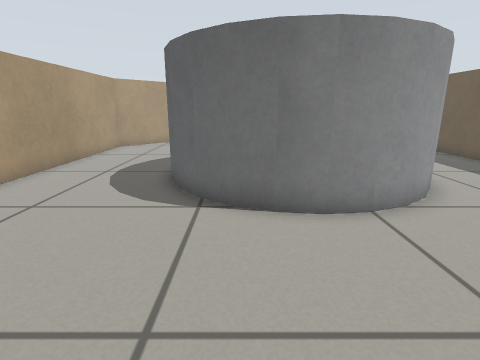
View 1 (above)

15 first-person views from a walk through a robot-simulator world made for Gazebo. The camera is 0.57 m above the floor, tilts 14° down and sees 80° across. The floor is counted in squares, 0.25 m on a side. Each view is taken from the middle of a square. On the plan, view 1 faces up. The plan holds only what a view shows up to about 18 squares ahead; the rest is blank. Robots are left out.

View 2
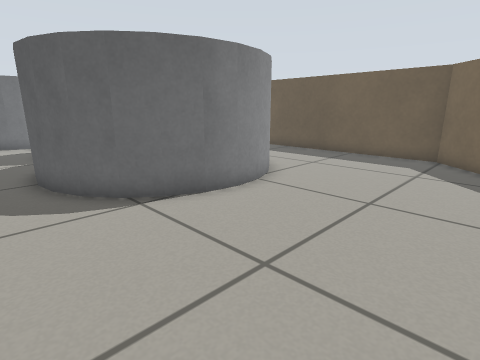

View 3
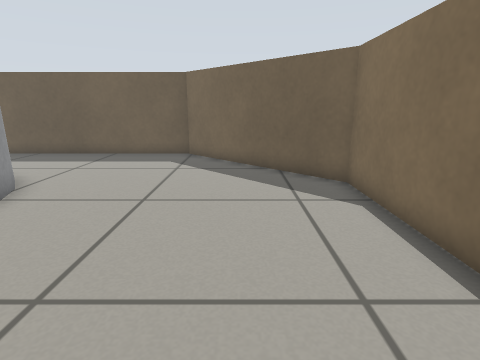

View 4
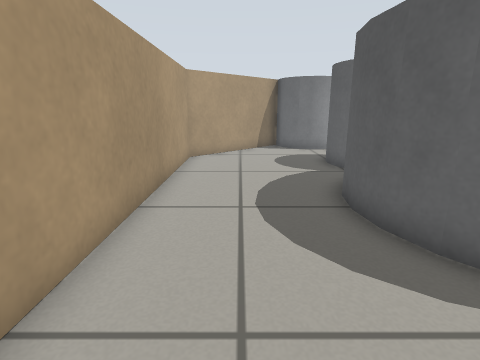

View 5
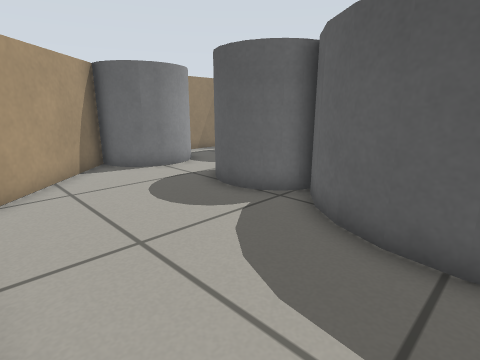

View 6
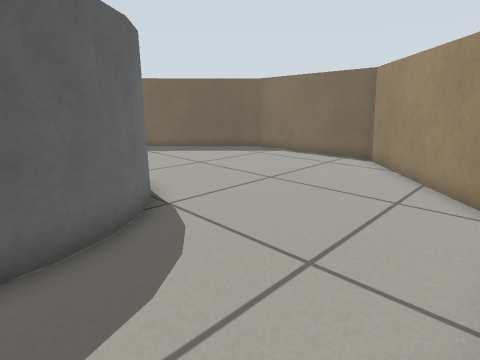

View 7
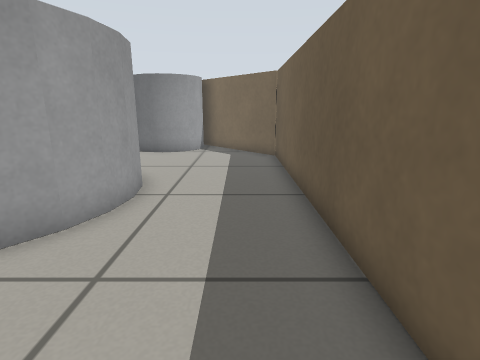

View 8
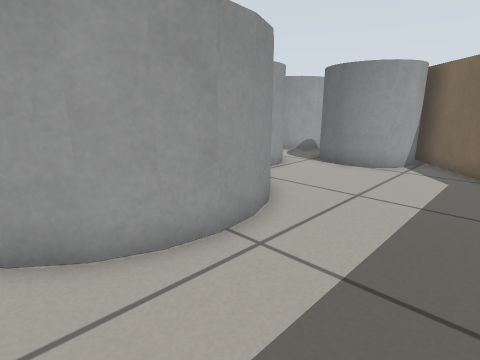

View 9
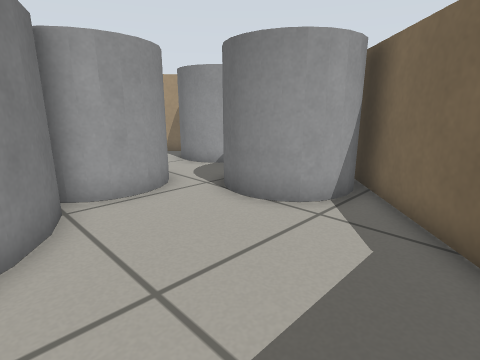

View 10
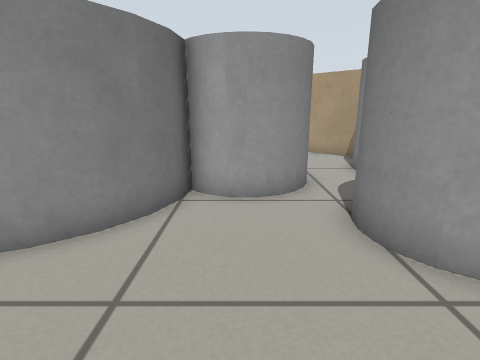

View 11
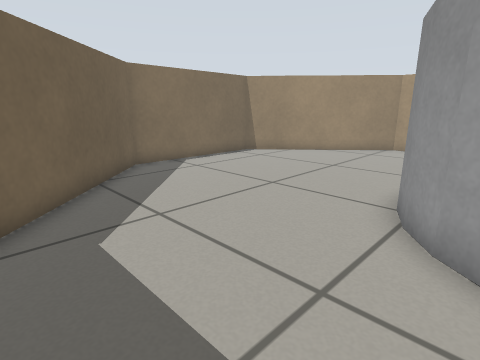

View 12
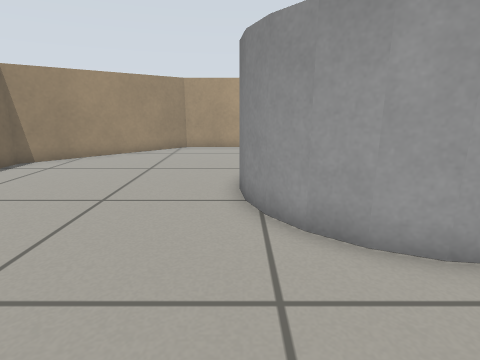

View 13
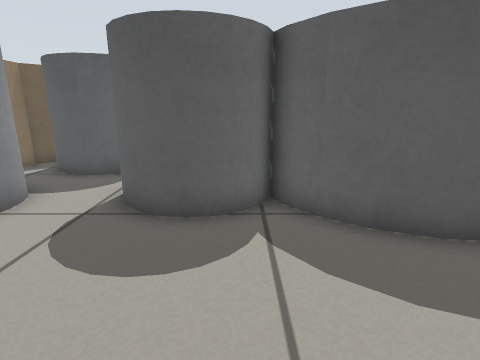

View 14
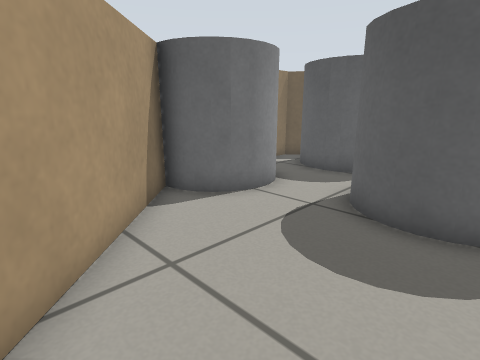

View 15
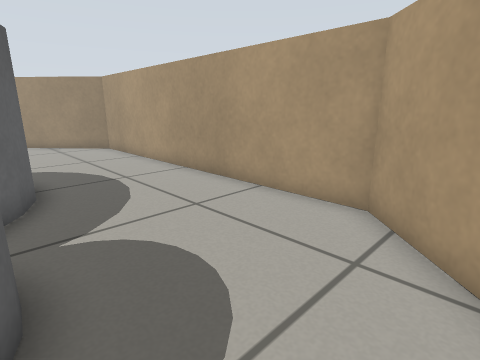

### Floor plan
Key: @ floor where view 1 was taken; # wall or solid block; . floor; C grey cylinder.
Columns run from 8 left of view 1 to 11 right of it. Each row starts with its distance up from view 1.
 24            ###
 23      #    ...###
 22     ##C  C..C C#
 21    ##.CCCC.C   ##
 20   ##.......C   C##
 19  ##........CCCC..##
 18 ##......CCC..C....##
 17 #......C  C........#
 16 #......C   C.......#
 15 #......CC C........#
 14 #.......C  CC......#
 13 #......C     C.....#
 12 #.....C      CC....#
 11 #.....C       C....#
 10 #.....C       C....#
  9 #.....C       C....#
  8 #.....CC     C.....#
  7 #......CC   CC.....#
  6 #........CCC.......#
  5 #..................#
  4 #..................#
  3 #..................#
  2 ##................##
  1  ##..............##
  0   ##....@.......##
 -1    ##..........##
 -2     ##........##
 -3      ##......##
 -4       ########

Where each view was taken, in squares from view 1:
view 1: 0 up, 0 right, facing up
view 2: 0 up, 4 left, facing up-right
view 3: 0 up, 4 left, facing right
view 4: 4 up, 5 left, facing up
view 5: 10 up, 7 left, facing up-right
view 6: 10 up, 7 left, facing down-right
view 7: 3 up, 9 right, facing up
view 8: 7 up, 10 right, facing up-left
view 9: 13 up, 10 right, facing up-left
view 10: 16 up, 10 right, facing left
view 11: 8 up, 10 right, facing down-left
view 12: 6 up, 10 right, facing left
view 13: 15 up, 7 left, facing right
view 14: 15 up, 7 left, facing up-right
view 15: 20 up, 1 left, facing down-left
